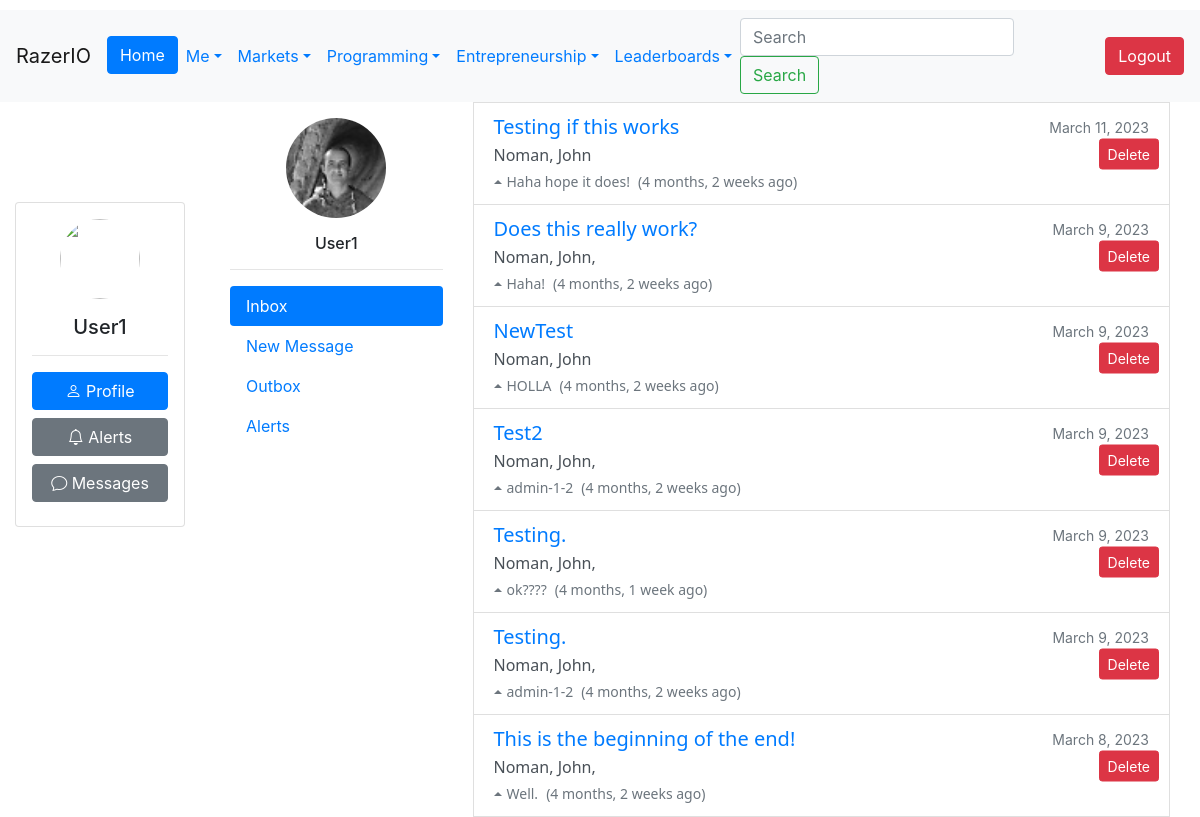
Before: /inbox/ (signed in) with the older database file.
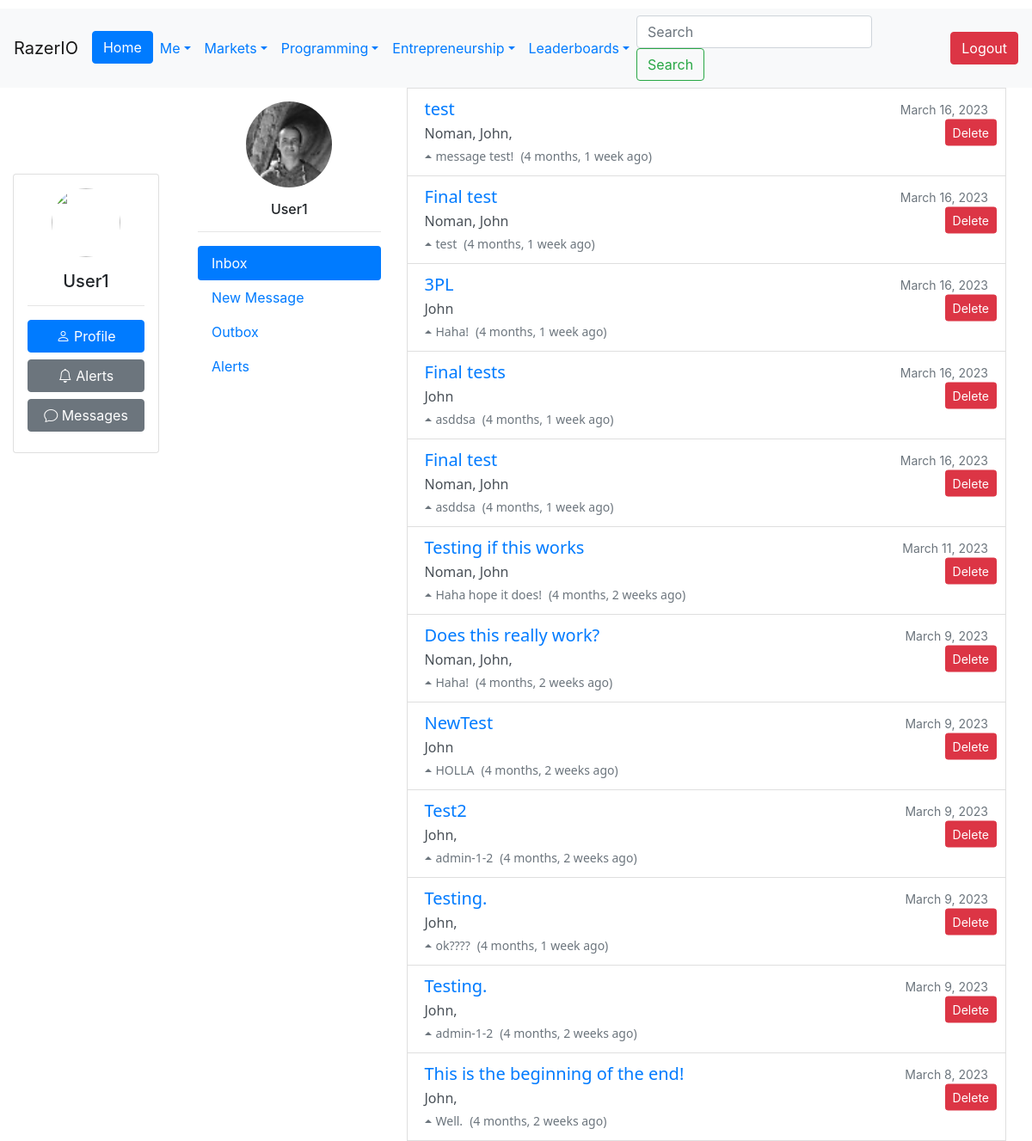
After: the same page with the newer database file.
### MessagingAlerts/models.py (models this page shows, shortened)
class Conversation(models.Model):
    participants = models.ManyToManyField(User, through='Participant', related_name='conversations')
    created_at = models.DateTimeField(auto_now_add=True)
    subject = models.TextField(max_length=256, blank=True, null=True)

class Message(models.Model):
    sender = models.ForeignKey(User, on_delete=models.CASCADE, related_name='send_messages')
    content = models.TextField(max_length=10000)
    timestamp = models.DateTimeField(auto_now_add=True)
    conversation = models.ForeignKey(Conversation, on_delete=models.CASCADE)
    read_by = models.ManyToManyField(User, related_name='read_messages', blank=True)

### Users/models.py (models this page shows, shortened)
class CustomUser(AbstractUser):
    Bio = models.CharField(max_length=240, default='')
    Salary = models.IntegerField(default=0)
    Company = models.ForeignKey('Company.Company', on_delete=models.CASCADE,
                                   null=True, blank=True)
    Country = models.ForeignKey(Country, on_delete=models.CASCADE, null=True)
    Region = models.ForeignKey(Region, on_delete=models.CASCADE, null=True)
    ProfilePic = models.ImageField(upload_to=upload_to, null=True, blank=True)
    Skill = models.ManyToManyField(Skill, through="User_Skill")
    Company_Verified_Email = models.BooleanField(default=False)
    badges = models.JSONField(default=dict)
    experience_level = models.CharField(choices=EXPERIENCE_LEVEL_CHOICES, max_length=50, default='Principal')
    DateOfBirth = models.DateField(null=True, blank=True)
    def __str__(self):
        return self.username

### MessagingAlerts/views.py (the view)
# urls.py: path('inbox/', inbox, name='inbox'),
@login_required
def inbox(request, user_id=None):
    user = request.user
    all_alerts = Alert.objects.filter(recipient=user)
    unread_alerts = all_alerts.filter(read=False)
    participant_conversation_ids = Participant.objects.filter(user=request.user).values_list('conversation', flat=True)
    conversations = Conversation.objects.filter(id__in=participant_conversation_ids).order_by('-created_at')
    outmessages = Message.objects.filter(sender=user).select_related('conversation')
    recipient = None
    if user_id:
        recipient = get_object_or_404(User, id=user_id)
    if request.method == 'POST':
        form = StartNewConversationForm(request.POST, user=user)
        if form.is_valid():
            conversation = form.save(sender=user)  # Get the created conversation
            messages.success(request, 'Conversation started successfully.')
            return redirect('conversation', id=conversation.id)  # Use the conversation's ID for redirection
    else:
        form = StartNewConversationForm(user=user, recipient=recipient)
    context = {
        'conversations':conversations,
        'participantids':participant_conversation_ids,
        'form':form,
        'alerts': all_alerts,
        'unread_alerts':unread_alerts,
        'outmessages':outmessages,
        'open_new_message_tab':bool(user_id)
        }
    return render(request, 'inbox.html', context=context)

### MessagingAlerts/forms.py (shortened to what this page needs)
class StartNewConversationForm(forms.ModelForm):
    subject = forms.CharField(max_length=256, required=False)
    message = forms.CharField(max_length=10000)
    participants = forms.ModelMultipleChoiceField(queryset=User.objects.none())
    class Meta:
        model = Conversation
        fields = ['participants', 'subject']
    def __init__(self, *args, **kwargs):
        user = kwargs.pop('user')
        recipient = kwargs.pop('recipient', None)
        super().__init__(*args, **kwargs)
        self.fields['participants'].queryset = User.objects.filter(
            Q(followers__User=user) & Q(following__Following_User_ID=user)
        ).exclude(id=user.id)
        if recipient:
            self.fields['participants'].initial = [recipient]

### MessagingAlerts/models.py (called while the page is built)
    def mark_as_read(self):
        self.read = True
        self.save()

### templates/inbox.html (shortened to what this page needs)
{% extends 'base.html' %}
{% load static %}
{% load humanize %}
{% load widget_tweaks %}
{% block head %}
<link href="https://cdn.jsdelivr.net/npm/select2@4.1.0-rc.0/dist/css/select2.min.css" rel="stylesheet" />
<link href="https://cdn.jsdelivr.net/npm/@ttskch/select2-bootstrap4-theme@1.5.2/dist/select2-bootstrap4.min.css" rel="stylesheet">
{% endblock %}
{% block content %}
<div class="container">
  <div class="row">
    <div class="col-12 col-md-4 col-lg-3">
      <div class="nav flex-column nav-pills me-3 custom1" id="v-pills-tab" role="tablist" aria-orientation="vertical">
        <div class="pt-3">
          {% if request.user.ProfilePic %}
            <img src="{{ request.user.ProfilePic.url }}" alt="Profile Image" class="rounded-circle mx-auto d-block img-fluid" width="100">
          {% else %}
            <img src="{% static 'img/pfp.jpg' %}" alt="Profile Image" class="rounded-circle mx-auto d-block img-fluid" width="100">
          {% endif %}
          <h6 class="text-center mt-3">{{ request.user.username }}</h6>
          <hr>
        </div>
    <a class="nav-link {% if not open_new_message_tab %}active{% endif %}" id="v-pills-home-tab" data-toggle="pill" href="#v-pills-home" role="tab" aria-controls="v-pills-home" aria-selected="{% if not open_new_message_tab %}true{% else %}false{% endif %}">Inbox</a>
        <a class="nav-link {% if open_new_message_tab %}active{% endif %}" id="v-pills-profile-tab" data-toggle="pill" href="#v-pills-profile" role="tab" aria-controls="v-pills-profile" aria-selected="{% if open_new_message_tab %}true{% else %}false{% endif %}">New Message</a>
        <a class="nav-link" id="v-pills-messages-tab" data-toggle="pill" href="#v-pills-messages" role="tab" aria-controls="v-pills-messages" aria-selected="false">Outbox</a>
        <a class="nav-link" id="v-pills-alerts-tab" data-toggle="pill" href="#v-pills-alerts" role="tab" aria-controls="v-pills-alerts" aria-selected="false">Alerts</a>
      </div>
    </div>
<div class="col-12 col-md-8 col-lg-9">
    <div class="tab-content custom2" id="v-pills-tabContent">
<div class="tab-pane fade {% if not open_new_message_tab %}show active{% endif %}" id="v-pills-home" role="tabpanel" aria-labelledby="v-pills-home-tab">
    {% for conversation in conversations %}
        <div class="list-group-item list-group-item-action{% if conversation.is_read %} read{% endif %} position-relative">
            <div class="d-flex w-100 justify-content-between align-items-start">
                <div class="font-matching">
                    <h5 class="mb-1"><a href="{% url 'conversation' id=conversation.id %}">{{ conversation.subject }}</a></h5>
                    <p class="mb-1">
                        {% for participant in conversation.participants.all|slice:"5" %}
                            {{ participant.first_name }}{% if not forloop.last %}, {% endif %}
                        {% endfor %}
                    </p>
                    <small class="text-muted d-flex align-items-center">
                        <span class="arrow-up"></span>
                        {{ conversation.message_set.last.content|truncatechars:50 }}
                        <span class="ml-2">({{ conversation.message_set.last.timestamp|timesince }} ago)</span>
                    </small>
                </div>
                <div class="text-muted">
                    <small>{{ conversation.created_at|date:"F j, Y" }}</small><br>
                </div>
            </div>
            <a href="{% url 'delete_conversation' conversation_id=conversation.id %}" class="btn btn-danger btn-sm position-absolute" style="right: 10px; top: 50%; transform: translateY(-50%);">Delete</a>
        </div>
    {% empty %}
        <p>No messages yet.</p>
    {% endfor %}
</div>
</div>
</div>
  </div>
</div>
{% endblock %}

### templates/base.html (shortened to what this page needs)
<!doctype html>
<html lang="en">
<head>
{% load bootstrap4 %}
<link rel="stylesheet" href="https://cdn.jsdelivr.net/npm/bootstrap@4.6.2/dist/css/bootstrap.min.css">
<link rel="stylesheet" href="https://unpkg.com/bootstrap-table@1.21.3/dist/bootstrap-table.min.css">
<link rel="stylesheet" href="https://cdn.jsdelivr.net/npm/bootstrap-icons@1.10.3/font/bootstrap-icons.css">
  <link rel="stylesheet" href="https://cdnjs.cloudflare.com/ajax/libs/jqueryui/1.13.2/themes/base/jquery-ui.min.css" />
  {% block head %}
  {% endblock %}
</head>
<body>
    {% if user.is_authenticated %}
<nav class="navbar navbar-expand-sm navbar-light bg-light" style="margin-top: 10px;">
  <a class="navbar-brand">RazerIO</a>
  <div class="collapse navbar-collapse" id="navbarSupportedContent">
    <ul class="navbar-nav mr-auto">
      <li class="nav-item active">
        <a href="{% url 'home' %}" class="btn btn-primary">Home</a>
      </li>
      <li class="nav-item dropdown">
        <a class="nav-link dropdown-toggle text-primary" href="#" id="navbarDropdown" role="button" data-toggle="dropdown" aria-haspopup="true" aria-expanded="false">Me</a>
      </li>
      <li class="nav-item dropdown">
        <a class="nav-link dropdown-toggle text-primary" href="#" id="navbarDropdown" role="button" data-toggle="dropdown" aria-haspopup="true" aria-expanded="false">Markets</a>
      </li>
      <li class="nav-item dropdown">
        <a class="nav-link dropdown-toggle text-primary" href="#" id="navbarDropdown" role="button" data-toggle="dropdown" aria-haspopup="true" aria-expanded="false">Programming</a>
      </li>
      <li class="nav-item dropdown">
        <a class="nav-link dropdown-toggle text-primary" href="#" id="navbarDropdown" role="button" data-toggle="dropdown" aria-haspopup="true" aria-expanded="false">Entrepreneurship</a>
      </li>
            <li class="nav-item dropdown">
        <a class="nav-link dropdown-toggle text-primary" href="#" id="navbarDropdown" role="button" data-toggle="dropdown" aria-haspopup="true" aria-expanded="false">Leaderboards</a>
    </ul>
    <form class="form-inline my-2 my-lg-0" method="GET" action="{% url 'search' %}">
      <input class="form-control mr-sm-2" type="search" placeholder="Search" aria-label="Search" name="q">
      <button class="btn btn-outline-success my-2 my-sm-0 mr-5" type="submit">Search</button>
    </form>
    <button type="button" class="btn btn-danger" onclick="location.href='{% url 'logout' %}'">Logout</button>
  </div>
</nav>
{% endif %}
  <main>
    <div class="container-fluid">
      <div class="row">
        {% if user.is_authenticated %}
    <div class="col-sm-2 col-md-2 col-lg-2" style="margin-top: 100px;">
      <div class="card p-3 mb-3">
        <div class="text-center">
          {% if user.ProfilePic %}
          <img src="{{ user.ProfilePic.url }}" class="rounded-circle" width="80" height="80">
            {% else %}
          <img src="https://cdn1.iconfinder.com/data/icons/user-pictures/100/unknown-512.png" class="rounded-circle" width="80" height="80">
          {% endif %}
          <h5 class="mt-3 mb-0">{{ user.username }}</h5>
        </div>
        <hr>
        <div class="d-grid gap-2 flex-column">
          <a href="{% url 'profile' user.id %}" class="btn btn-primary mb-2" style="width: 100%;"><i class="bi bi-person"></i> Profile</a>
          <a href="{% url 'inbox' %}#v-pills-alerts" class="btn btn-secondary mb-2" style="width: 100%;"><i class="bi bi-bell"></i> Alerts</a>
          <a href="{% url 'inbox' %}" class="btn btn-secondary mb-2" style="width: 100%;"><i class="bi bi-chat"></i> Messages</a>
        </div>
      </div>
    </div>
        {% endif %}
        <div class="{% if user.is_authenticated %}col-sm-10 col-md-10 col-lg-10{% else %}col-12{% endif %}">
    {% block content %}
    {% endblock %}
          </div>
    </div>
    </div>
  </main>
  </body>
</html>

Changed rows visible on the page:
added Conversation: subject "test", message_set.last.content "message test!", message_set.last.timestamp "4 months, 1 week", created_at "March 16, 2023", CustomUser (first_name "Noman"), CustomUser (first_name "John")
added Conversation: subject "Final test", message_set.last.content "test", message_set.last.timestamp "4 months, 1 week", created_at "March 16, 2023", CustomUser (first_name "Noman"), CustomUser (first_name "John")
added Conversation: subject "3PL", message_set.last.content "Haha!", message_set.last.timestamp "4 months, 1 week", created_at "March 16, 2023", CustomUser (first_name "John")
added Conversation: subject "Final tests", message_set.last.content "asddsa", message_set.last.timestamp "4 months, 1 week", created_at "March 16, 2023", CustomUser (first_name "John")
added Conversation: subject "Final test", message_set.last.content "asddsa", message_set.last.timestamp "4 months, 1 week", created_at "March 16, 2023", CustomUser (first_name "Noman"), CustomUser (first_name "John")
changed Conversation "NewTest": loses CustomUser (first_name "Noman")
changed Conversation "Test2": loses CustomUser (first_name "Noman")
changed Conversation "ok????": loses CustomUser (first_name "Noman")
changed Conversation (number 11 of 12 on the later page): loses CustomUser (first_name "Noman")
changed Conversation "This is the beginning of the end!": loses CustomUser (first_name "Noman")
